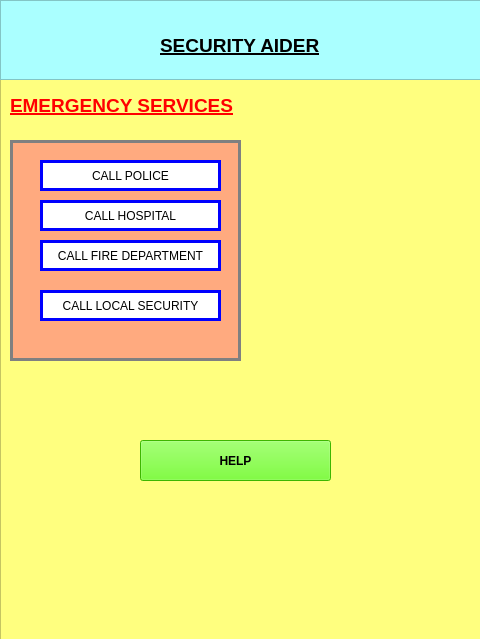
<?xml version="1.0" encoding="UTF-8"?>
<ui version="4.0">
    <class>MainWindow</class>
    <widget class="QMainWindow" name="MainWindow">
        <property name="geometry">
            <rect>
                <x>0</x>
                <y>0</y>
                <width>480</width>
                <height>639</height>
            </rect>
        </property>
        <property name="windowTitle">
            <string>MainWindow</string>
        </property>
        <widget class="QWidget" name="centralwidget">
            <widget class="QFrame" name="frame">
                <property name="geometry">
                    <rect>
                        <x>0</x>
                        <y>0</y>
                        <width>491</width>
                        <height>641</height>
                    </rect>
                </property>
                <property name="styleSheet">
                    <string notr="true">background-color: rgb(255, 255, 127);</string>
                </property>
                <property name="frameShape">
                    <enum>QFrame::StyledPanel</enum>
                </property>
                <property name="frameShadow">
                    <enum>QFrame::Raised</enum>
                </property>
                <widget class="QFrame" name="frame_2">
                    <property name="geometry">
                        <rect>
                            <x>0</x>
                            <y>0</y>
                            <width>481</width>
                            <height>80</height>
                        </rect>
                    </property>
                    <property name="styleSheet">
                        <string notr="true">background-color: rgb(170, 255, 255);</string>
                    </property>
                    <property name="frameShape">
                        <enum>QFrame::StyledPanel</enum>
                    </property>
                    <property name="frameShadow">
                        <enum>QFrame::Raised</enum>
                    </property>
                    <widget class="QLabel" name="label">
                        <property name="geometry">
                            <rect>
                                <x>160</x>
                                <y>30</y>
                                <width>191</width>
                                <height>31</height>
                            </rect>
                        </property>
                        <property name="text">
                            <string>&lt;html&gt;&lt;head/&gt;&lt;body&gt;&lt;p&gt;&lt;span style=&quot; font-size:14pt;
                                font-weight:600; text-decoration: underline;&quot;&gt;SECURITY AIDER&lt;/span&gt;&lt;/p&gt;&lt;/body&gt;&lt;/html&gt;
                            </string>
                        </property>
                    </widget>
                </widget>
                <widget class="QLabel" name="label_2">
                    <property name="geometry">
                        <rect>
                            <x>10</x>
                            <y>90</y>
                            <width>231</width>
                            <height>31</height>
                        </rect>
                    </property>
                    <property name="text">
                        <string>&lt;html&gt;&lt;head/&gt;&lt;body&gt;&lt;p&gt;&lt;span style=&quot; font-size:14pt;
                            font-weight:600; text-decoration: underline; color:#ff0000;&quot;&gt;EMERGENCY SERVICES&lt;/span&gt;&lt;/p&gt;&lt;/body&gt;&lt;/html&gt;
                        </string>
                    </property>
                </widget>
                <widget class="QGroupBox" name="formGroupBox">
                    <property name="geometry">
                        <rect>
                            <x>10</x>
                            <y>140</y>
                            <width>231</width>
                            <height>221</height>
                        </rect>
                    </property>
                    <property name="styleSheet">
                        <string notr="true">background-color: rgb(255, 170, 127);
                            border: 3px solid grey;
                        </string>
                    </property>
                    <widget class="QPushButton" name="pushButton">
                        <property name="geometry">
                            <rect>
                                <x>30</x>
                                <y>20</y>
                                <width>181</width>
                                <height>31</height>
                            </rect>
                        </property>
                        <property name="styleSheet">
                            <string notr="true">border: 3px solid blue;
                                background-color: white;
                                font: 12pt &quot;Arial Rounded MT Bold&quot;;
                            </string>
                        </property>
                        <property name="text">
                            <string>CALL POLICE</string>
                        </property>
                    </widget>
                    <widget class="QPushButton" name="pushButton_2">
                        <property name="geometry">
                            <rect>
                                <x>30</x>
                                <y>60</y>
                                <width>181</width>
                                <height>31</height>
                            </rect>
                        </property>
                        <property name="styleSheet">
                            <string notr="true">border: 3px solid blue;
                                background-color: white;
                                font: 10pt &quot;Arial Rounded MT Bold&quot;;
                            </string>
                        </property>
                        <property name="text">
                            <string>CALL HOSPITAL</string>
                        </property>
                    </widget>
                    <widget class="QPushButton" name="pushButton_3">
                        <property name="geometry">
                            <rect>
                                <x>30</x>
                                <y>100</y>
                                <width>181</width>
                                <height>31</height>
                            </rect>
                        </property>
                        <property name="styleSheet">
                            <string notr="true">border: 3px solid blue;
                                background-color: white;
                                font: 10pt &quot;Arial Rounded MT Bold&quot;;
                            </string>
                        </property>
                        <property name="text">
                            <string>CALL FIRE DEPARTMENT</string>
                        </property>
                    </widget>
                    <widget class="QPushButton" name="pushButton_5">
                        <property name="geometry">
                            <rect>
                                <x>30</x>
                                <y>150</y>
                                <width>181</width>
                                <height>31</height>
                            </rect>
                        </property>
                        <property name="styleSheet">
                            <string notr="true">border: 3px solid blue;
                                background-color: white;
                                font: 10pt &quot;Arial Rounded MT Bold&quot;;
                            </string>
                        </property>
                        <property name="text">
                            <string>CALL LOCAL SECURITY</string>
                        </property>
                    </widget>
                </widget>
                <widget class="QPushButton" name="pushButton">
                    <property name="geometry">
                        <rect>
                            <x>140</x>
                            <y>440</y>
                            <width>191</width>
                            <height>41</height>
                        </rect>
                    </property>
                    <property name="styleSheet">
                        <string notr="true">background-color: rgb(85, 255, 0);
                            font: 75 12pt &quot;Calibri&quot;;
                            font-weight:bold;
                        </string>
                    </property>
                    <property name="text">
                        <string>HELP</string>
                    </property>
                </widget>
            </widget>
        </widget>
    </widget>
    <resources/>
    <connections/>
</ui>
